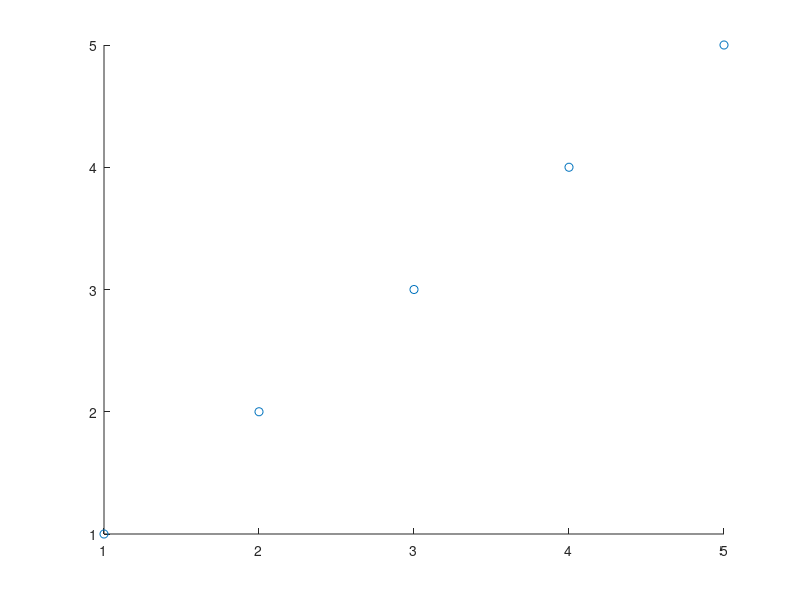

Source code (MATLAB):
%{
Author : Emre Ermisoglu
Purpose of this script : 
        Create a point struct. A point has x and y values.
        Display each point in graph.
%}
%Assign points
point(1).x = 1;
point(1).y = 1;

point(2).x = 2;
point(2).y = 2;

point(3).x = 3;
point(3).y = 3;

point(4).x = 4;
point(4).y = 4;

point(5).x = 5;
point(5).y = 5;

%Create x and y vector to draw
x = [];
y = [];
% Loop through each point and add them to x and y vectors
for idx = 1:numel(point)
     element = point(idx);
     x = [x element.x];
     y = [y element.y];
end  
%Display the x and y vectors in graph.
scatter(x, y);
